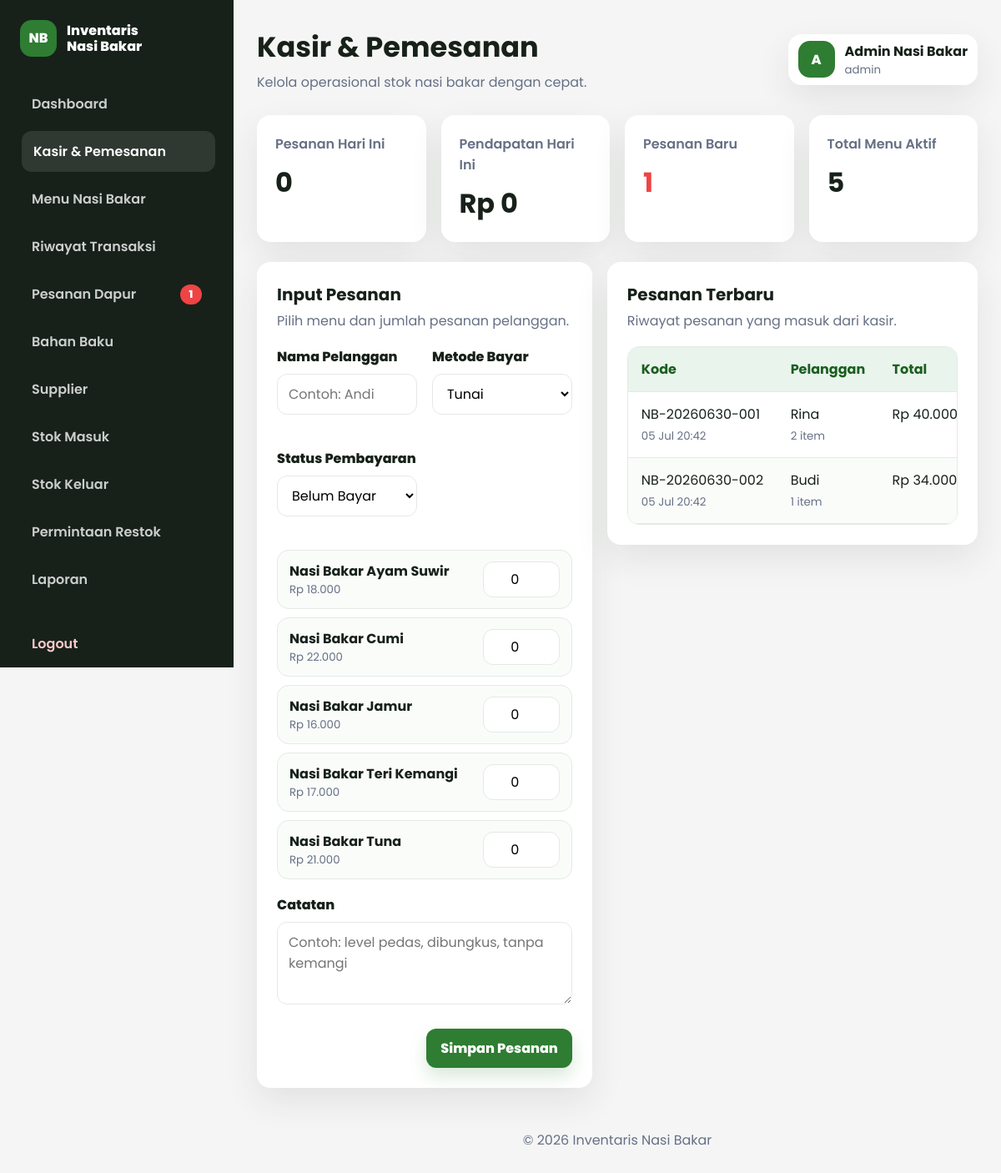
Screenshot of /dashboard/kasir/index.php (signed in) with the database file from the repository.
### tables this page shows
CREATE TABLE menu_nasi_bakar (
    id INT AUTO_INCREMENT PRIMARY KEY,
    nama_menu VARCHAR(120) NOT NULL,
    harga DECIMAL(12,2) NOT NULL DEFAULT 0,
    deskripsi TEXT NOT NULL,
    gambar VARCHAR(180) DEFAULT NULL
);

CREATE TABLE pesanan (
    id INT AUTO_INCREMENT PRIMARY KEY,
    kode_pesanan VARCHAR(40) NOT NULL UNIQUE,
    nama_pelanggan VARCHAR(120) NOT NULL,
    total DECIMAL(12,2) NOT NULL DEFAULT 0,
    metode_bayar ENUM('tunai', 'qris', 'transfer') NOT NULL DEFAULT 'tunai',
    status ENUM('menunggu', 'diproses', 'selesai', 'batal') NOT NULL DEFAULT 'menunggu',
    status_pembayaran ENUM('belum_bayar', 'lunas') NOT NULL DEFAULT 'belum_bayar',
    catatan TEXT NULL,
    user_id INT NULL,
    created_at TIMESTAMP DEFAULT CURRENT_TIMESTAMP,
    CONSTRAINT fk_pesanan_user FOREIGN KEY (user_id) REFERENCES users(id) ON UPDATE CASCADE ON DELETE SET NULL
);

### includes/functions.php (called while the page is built, shortened)
<?php
function e(?string $value): string
{
    return htmlspecialchars((string) $value, ENT_QUOTES, 'UTF-8');
}
function rupiah($value): string
{
    return 'Rp ' . number_format((float) $value, 0, ',', '.');
}
function db_count(mysqli $conn, string $table, string $where = ''): int
{
    $sql = 'SELECT COUNT(*) AS total FROM ' . $table . ($where ? ' WHERE ' . $where : '');
    $result = mysqli_query($conn, $sql);
    $row = mysqli_fetch_assoc($result);
    return (int) ($row['total'] ?? 0);
}

### dashboard/kasir/index.php (the view, shortened to what this page needs)
<?php
require_once __DIR__ . '/../../config/koneksi.php';
require_once __DIR__ . '/../../includes/functions.php';
$menus = mysqli_fetch_all(mysqli_query($conn, 'SELECT id, nama_menu, harga FROM menu_nasi_bakar ORDER BY nama_menu ASC'), MYSQLI_ASSOC);
$pesanan = mysqli_fetch_all(mysqli_query($conn, "SELECT p.*, COUNT(pd.id) AS total_item FROM pesanan p LEFT JOIN pesanan_detail pd ON pd.pesanan_id = p.id GROUP BY p.id ORDER BY p.created_at DESC LIMIT 10"), MYSQLI_ASSOC);
$totalHariIni = db_count($conn, 'pesanan', "DATE(created_at) = CURDATE()");
$pendapatanHariIni = mysqli_fetch_assoc(mysqli_query($conn, "SELECT COALESCE(SUM(total), 0) AS total FROM pesanan WHERE DATE(created_at) = CURDATE()"));
$menunggu = db_count($conn, 'pesanan', "status IN ('baru', 'menunggu')");
include __DIR__ . '/../../includes/header.php';
?>
<section class="stats-grid">
    <article class="stat-card">
        <span>Pesanan Hari Ini</span>
        <strong><?= $totalHariIni; ?></strong>
    </article>
    <article class="stat-card">
        <span>Pendapatan Hari Ini</span>
        <strong><?= rupiah($pendapatanHariIni['total'] ?? 0); ?></strong>
    </article>
    <article class="stat-card danger">
        <span>Pesanan Baru</span>
        <strong><?= $menunggu; ?></strong>
    </article>
    <article class="stat-card">
        <span>Total Menu Aktif</span>
        <strong><?= count($menus); ?></strong>
    </article>
</section>
<section class="split-panels cashier-layout">
    <div class="panel">
        <div class="panel-header">
            <div>
                <h2>Input Pesanan</h2>
                <p>Pilih menu dan jumlah pesanan pelanggan.</p>
            </div>
        </div>
        <form class="data-form" action="simpan.php" method="post" data-validate>
            <div class="form-grid">
                <div class="form-group">
                    <label for="nama_pelanggan">Nama Pelanggan</label>
                    <input id="nama_pelanggan" name="nama_pelanggan" placeholder="Contoh: Andi" required>
                    <small class="error-message"></small>
                </div>
                <div class="form-group">
                    <label for="metode_bayar">Metode Bayar</label>
                    <select id="metode_bayar" name="metode_bayar" required>
                        <option value="tunai">Tunai</option>
                    </select>
                    <small class="error-message"></small>
                </div>
                <div class="form-group">
                    <label for="status_pembayaran">Status Pembayaran</label>
                    <select id="status_pembayaran" name="status_pembayaran" required>
                        <option value="belum_bayar">Belum Bayar</option>
                    </select>
                    <small class="error-message"></small>
                </div>
            </div>
            <div class="menu-order-list">
                <?php foreach ($menus as $menu): ?>
                    <label class="menu-order-row">
                        <span>
                            <strong><?= e($menu['nama_menu']); ?></strong>
                            <small><?= rupiah($menu['harga']); ?></small>
                        </span>
                        <input type="number" name="qty[<?= (int) $menu['id']; ?>]" min="0" value="0" aria-label="Jumlah <?= e($menu['nama_menu']); ?>">
                    </label>
                <?php endforeach; ?>
            </div>
            <div class="form-group full">
                <label for="catatan">Catatan</label>
                <textarea id="catatan" name="catatan" rows="3" placeholder="Contoh: level pedas, dibungkus, tanpa kemangi"></textarea>
            </div>
            <div class="form-actions">
                <button class="btn btn-primary" type="submit" <?= !$menus ? 'disabled' : ''; ?>>Simpan Pesanan</button>
            </div>
        </form>
    </div>
    <div class="panel">
        <div class="panel-header">
            <div>
                <h2>Pesanan Terbaru</h2>
                <p>Riwayat pesanan yang masuk dari kasir.</p>
            </div>
        </div>
        <div class="table-wrap">
            <table>
                <thead>
                    <tr>
                        <th>Kode</th>
                        <th>Pelanggan</th>
                        <th>Total</th>
                    </tr>
                </thead>
                <tbody>
                    <?php foreach ($pesanan as $row): ?>
                        <tr>
                            <td><?= e($row['kode_pesanan']); ?><br><small><?= e(date('d M H:i', strtotime($row['created_at']))); ?></small></td>
                            <td><?= e($row['nama_pelanggan']); ?><br><small><?= (int) $row['total_item']; ?> item</small></td>
                            <td><?= rupiah($row['total']); ?></td>
                        </tr>
                    <?php endforeach; ?>
                </tbody>
            </table>
        </div>
    </div>
</section>
<?php include __DIR__ . '/../../includes/footer.php'; ?>

### assets/css/dashboard.css (style rules this page uses)
:root { --primary: #2E7D32; --primary-dark: #1B5E20; --secondary: #F5F5F5; --accent: #FFC107; --danger: #EF4444; --text: #17211A; --muted: #667085; --border: #E4EAE5; --white: #FFFFFF; --shadow: 0 16px 40px rgba(22, 39, 24, 0.09); }
* { box-sizing: border-box; }
body { margin: 0; font-family: "Poppins", sans-serif; color: var(--text); background: var(--secondary); overflow-x: hidden; }
button, input, textarea, select { font: inherit; }
.stats-grid { display: grid; grid-template-columns: repeat(auto-fit, minmax(180px, 1fr)); gap: 18px; margin-bottom: 24px; }
.stat-card, .panel { border-radius: 16px; background: var(--white); box-shadow: var(--shadow); }
.stat-card { padding: 22px; }
.stat-card span { display: block; color: var(--muted); font-weight: 600; }
.stat-card strong { display: block; margin-top: 10px; font-size: 2rem; overflow-wrap: anywhere; }
.stat-card.danger strong { color: var(--danger); }
.panel { padding: 24px; margin-bottom: 24px; }
.panel-header { display: flex; align-items: center; justify-content: space-between; gap: 16px; margin-bottom: 18px; min-width: 0; }
.panel-header h2 { margin: 0; font-size: 1.25rem; overflow-wrap: anywhere; }
.panel-header p { margin: 4px 0 0; color: var(--muted); }
.btn, .btn-small { min-height: 44px; display: inline-flex; align-items: center; justify-content: center; border: 1px solid transparent; border-radius: 12px; padding: 10px 16px; font-weight: 800; cursor: pointer; transition: background 0.2s ease, transform 0.2s ease, box-shadow 0.2s ease; text-align: center; white-space: normal; }
.btn-primary { background: var(--primary); color: var(--white); box-shadow: 0 10px 20px rgba(46, 125, 50, 0.18); }
.table-wrap { width: 100%; overflow-x: auto; -webkit-overflow-scrolling: touch; border: 1px solid var(--border); border-radius: 14px; }
table { width: 100%; border-collapse: collapse; min-width: 720px; }
thead th { position: sticky; top: 0; z-index: 1; background: #E9F5EC; color: var(--primary-dark); text-align: left; }
th, td { padding: 14px 16px; border-bottom: 1px solid var(--border); vertical-align: top; overflow-wrap: anywhere; }
tbody tr:nth-child(even) { background: #FAFCFA; }
.data-form { width: 100%; }
.form-grid { display: grid; grid-template-columns: repeat(2, minmax(0, 1fr)); gap: 18px; }
.form-group.full { grid-column: 1 / -1; }
.form-group label { display: block; margin-bottom: 8px; font-weight: 800; }
.form-group input, .form-group select, .form-group textarea { width: 100%; min-height: 46px; border: 1px solid var(--border); border-radius: 12px; padding: 11px 13px; background: var(--white); outline: none; transition: border-color 0.2s ease, box-shadow 0.2s ease; }
.form-group textarea { resize: vertical; }
.error-message { min-height: 18px; display: block; margin-top: 4px; color: var(--danger); font-size: 0.82rem; }
.form-actions { display: flex; justify-content: flex-end; gap: 10px; margin-top: 22px; }
.split-panels { display: grid; grid-template-columns: repeat(2, minmax(0, 1fr)); gap: 18px; }
.quick-card span, .menu-order-row small, td small { color: var(--muted); }
.cashier-layout { grid-template-columns: minmax(320px, 0.95fr) minmax(360px, 1.05fr); align-items: start; }
.menu-order-list { display: grid; gap: 10px; margin: 18px 0; }
.menu-order-row { display: grid; grid-template-columns: minmax(0, 1fr) 92px; align-items: center; gap: 14px; padding: 12px 14px; border: 1px solid var(--border); border-radius: 14px; background: #FAFCFA; }
.menu-order-row strong, .menu-order-row small { display: block; }
.menu-order-row input { width: 92px; min-height: 42px; border: 1px solid var(--border); border-radius: 12px; padding: 8px 10px; text-align: center; }
@media (max-width: 1200px) { .stats-grid { grid-template-columns: repeat(auto-fit, minmax(170px, 1fr)); } }

### rows the page displays
menu_nasi_bakar: nama_menu "Nasi Bakar Ayam Suwir", harga "Rp 18.000"
menu_nasi_bakar: nama_menu "Nasi Bakar Cumi", harga "Rp 22.000"
menu_nasi_bakar: nama_menu "Nasi Bakar Jamur", harga "Rp 16.000"
menu_nasi_bakar: nama_menu "Nasi Bakar Teri Kemangi", harga "Rp 17.000"
menu_nasi_bakar: nama_menu "Nasi Bakar Tuna", harga "Rp 21.000"
pesanan: kode_pesanan "NB-20260630-001", created_at "05 Jul 20:42", nama_pelanggan "Rina", total_item "2", total "Rp 40.000"
pesanan: kode_pesanan "NB-20260630-002", created_at "05 Jul 20:42", nama_pelanggan "Budi", total_item "1", total "Rp 34.000"

### other values shown
$sidebarNotifPesananBaru "1"
$pageTitle "Kasir & Pemesanan"
$initial "A"
$adminName "Admin Nasi Bakar"
$roleLabel "admin"
$totalHariIni "0"
rupiah($pendapatanHariIni['total'] ?? 0) "Rp 0"
$menunggu "1"
count($menus) "5"
